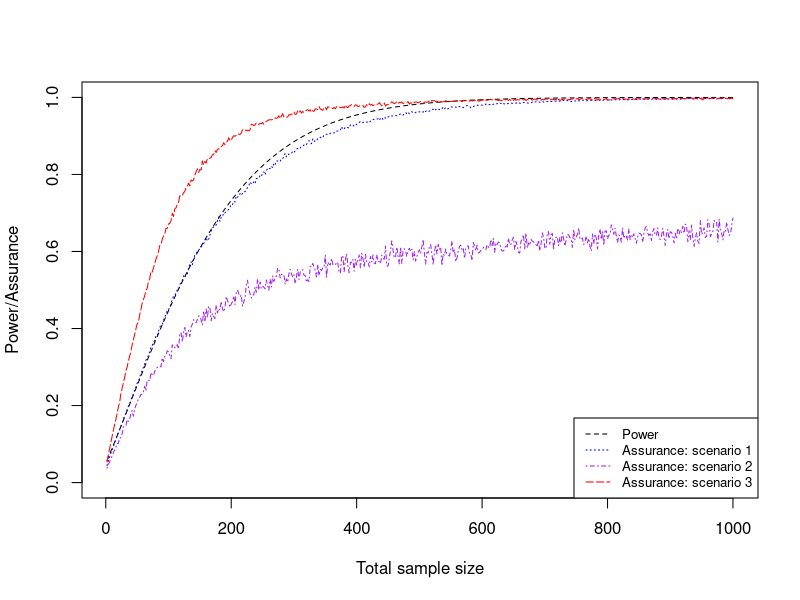
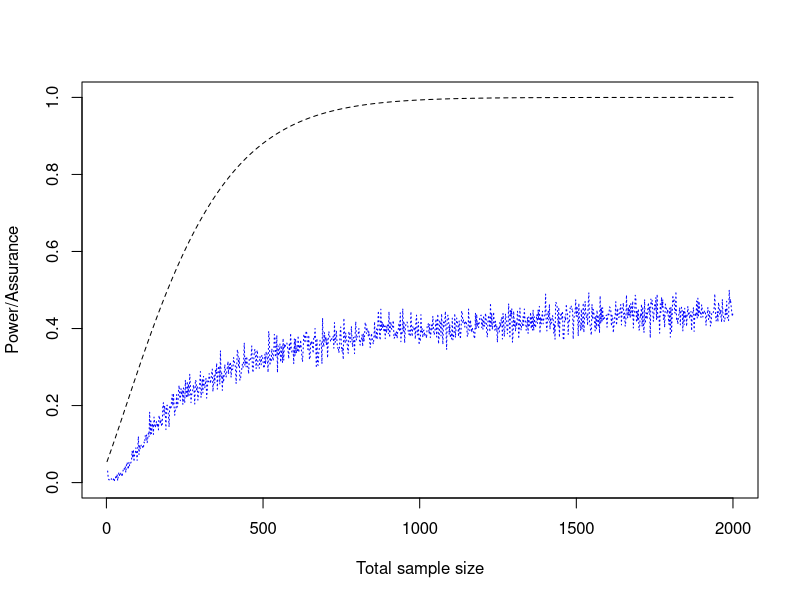

The R script that drew these images, in order:

#Exponential example


###Power calculation
N1vec <- seq(1:500)
N2vec <- seq(1:500)
alpha <- 0.05


#Function to calculate the power for two user-specified sample sizes
powerfunc <- function(N1, N2){
  lambda1 <- -log(0.6)/5
  lambda2 <- -log(0.8)/5
  theta <- log(lambda2/lambda1)
  T <- 5
  R <- 3
  P1e <- 1-(exp(-lambda1*(T-R))-exp(-lambda1*T))/(lambda1*R)
  P2e <- 1-(exp(-lambda2*(T-R))-exp(-lambda2*T))/(lambda2*R)
  power <- vector(length = 500)
  pnorm(-theta/(sqrt(1/(N1*P1e)+1/(N2*P2e)))-qnorm(alpha/2), lower.tail = F)+pnorm(theta/(sqrt(1/(N1*P1e)+1/(N2*P2e)))-qnorm(alpha/2), lower.tail = F)
}

#Calculating power for different values of the sample sizes
power <- vector(length = 500)
for (i in 1:500){
  power[i] <- powerfunc(N1vec[i], N2vec[i])  
}

#Plotting the power calculations
plot(power, type = "l", ylim = c(0,1), xaxt = "n", xlab = "Total sample size", ylab = "Power/Assurance", lty=2)
axis(1, at = seq(0, 500,by = 100), labels = seq(0, 1000, by = 200))

###Assurance methods now

#function to calculate assurance for user-specified sample sizes (m is mean of rho, v is variance of rho)
assurancefunc <- function(N1, N2, m, v){
  M <- 1000
  T <- 5
  R <- 3
  assurance <- vector(length = M)
  for (j in 1:M){
    S1 <- rbeta(1, 60, 40)
    rho <- rnorm(1, m, sqrt(v))
    S2 <- S1+rho
    lambda1 <- -log(S1)/5
    lambda2 <- -log(S2)/5
    theta <- log(lambda2/lambda1)
    P1e <- 1-(exp(-lambda1*(T-R))-exp(-lambda1*T))/(lambda1*R)
    P2e <- 1-(exp(-lambda2*(T-R))-exp(-lambda2*T))/(lambda2*R)
    assurance[j] <- pnorm(theta/(sqrt(1/(N1*P1e)+1/(N2*P2e)))-qnorm(alpha/2), lower.tail = F)
  }
  assurance <- na.omit(assurance)
  mean(assurance)  
}


#Need to calculate assurance for the three different scenarios

#Scenario 1

ass1 <- vector(length = 500)
for (i in 1:500){
  ass1[i] <- assurancefunc(N1vec[i], N2vec[i], m = 0.2, v = 0.001)  
}
lines(ass1, lty = 3, col = "blue")

#Scenario 2

ass2 <- vector(length = 500)
for (i in 1:500){
  ass2[i] <- assurancefunc(N1vec[i], N2vec[i], m = 0.2, v = 0.05)  
}
lines(ass2, lty = 4, col = "purple")


#Scenario 3

ass3 <- vector(length = 500)
for (i in 1:500){
  ass3[i] <- assurancefunc(N1vec[i], N2vec[i], m = 0.3, v = 0.005)  
}
lines(ass3, lty = 5, col = "red")

legend("bottomright", legend = c("Power", "Assurance: scenario 1", "Assurance: scenario 2", "Assurance: scenario 3"),
       col = c("black", "blue", "purple", "red"), lty = 2:5, cex = 0.8)


###Weibull example
N1vec <- seq(1:1000)
N2vec <- seq(1:1000)
alpha <- 0.05

#Function to calculate the power for two user-specified sample sizes
powerfunc <- function(N1, N2){
  kappa1 <- log(log(0.1)/log(0.2))/(log(2/1))
  kappa2 <- log(log(0.2)/log(0.3))/(log(2/1))
  lambda1 <- -log(0.2)/(1^kappa1)
  lambda2 <- -log(0.3)/(1^kappa1)
  mu1 <- gamma(1+1/kappa1)/(lambda1^(1/kappa1))
  mu2 <- gamma(1+1/kappa2)/(lambda2^(1/kappa2))
  sigma1 <- (gamma(1+2/kappa1)-(gamma(1+1/kappa1))^2)/lambda1^(2/kappa1)
  sigma2 <- (gamma(1+2/kappa2)-(gamma(1+1/kappa2))^2)/lambda2^(2/kappa2)
  alpha <- 0.05
  pnorm((mu2-mu1)/(sqrt(sigma1/N1+sigma2/N2))-qnorm(alpha/2), lower.tail = F)+pnorm(-(mu2-mu1)/(sqrt(sigma1/N1+sigma2/N2))-qnorm(alpha/2), lower.tail = F)
}

#Calculating power for different values of the sample sizes
power <- vector(length = 1000)
for (i in 1:1000){
  power[i] <- powerfunc(N1vec[i], N2vec[i])  
}

#Plotting the power calculations
plot(power, type = "l", ylim = c(0,1), xaxt = "n", xlab = "Total sample size", ylab = "Power/Assurance", lty=2)
axis(1, at = seq(0, 1000,by = 250), labels = seq(0, 2000, by = 500))


#Assurance calculations now


assurancefunc <- function(N1, N2){
  M = 500
  assurance <- vector(length = M)
  for (j in 1:M){
    S1t0 <- rbeta(1, 8.10, 32.81)
    Delta11 <- rbeta(1, 4.36, 32.61)
    Delta12 <- rnorm(1, 0.097, sqrt(0.004))
    Delta22 <- rbeta(1, 2.23, 20.10)
    S1t0prime <- S1t0 - Delta11
    S2t0 <- S1t0 + Delta12
    S2t0prime <- S2t0 - Delta22
    kappa1 <- log(log(S1t0prime)/log(S1t0))/(log(2/1))
    kappa2 <- log(log(S2t0prime)/log(S2t0))/(log(2/1))
    lambda1 <- -log(S1t0)
    lambda2 <- -log(S2t0)
    if (is.na(kappa1)|is.na(kappa2)){
      assurance[j] = NA
    } else{
      Survtimes1 <- rweibull(N1, scale = lambda1, shape = kappa1)
      Survtimes2 <- rweibull(N2, scale = lambda2, shape = kappa2)
      X2bar = mean(Survtimes2)
      X1bar = mean(Survtimes1)
      sigma1 = var(Survtimes1)
      sigma2 = var(Survtimes2)
      assurance[j]   =  (X2bar - X1bar)/(sqrt(sigma1/N1+sigma2/N2))>qt(0.975 , df = N1+N2-1)
    }
  }
  assurance <- na.omit(assurance)
  mean(assurance)  
}


N1vec <- seq(1,1000)
N2vec <- seq(1,1000)

ass <- vector(length = 1000)
for (i in 1:1000){
  ass[i] <- assurancefunc(N1vec[i], N2vec[i])  
}

lines(ass, lty=3, col="blue")




